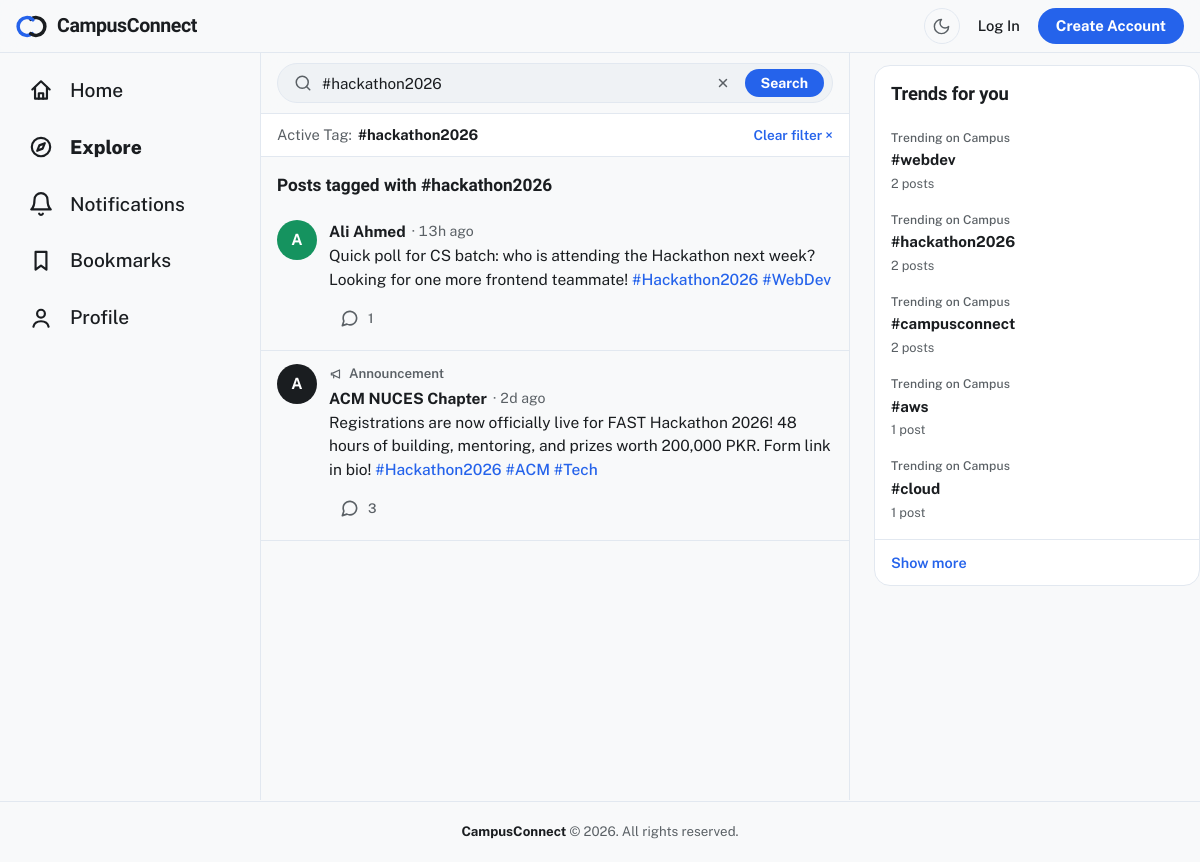
Screenshot of /explore.php?tag=hackathon2026 with the database file from the repository.
### tables this page shows
CREATE TABLE IF NOT EXISTS posts (
    id INT AUTO_INCREMENT PRIMARY KEY,
    user_id INT NOT NULL,
    content TEXT NOT NULL,
    is_announcement TINYINT(1) NOT NULL DEFAULT 0,
    created_at TIMESTAMP DEFAULT CURRENT_TIMESTAMP,
    updated_at TIMESTAMP DEFAULT CURRENT_TIMESTAMP ON UPDATE CURRENT_TIMESTAMP,
    deleted_at TIMESTAMP NULL DEFAULT NULL,
    CONSTRAINT fk_posts_user FOREIGN KEY (user_id) REFERENCES users(id) ON DELETE CASCADE,
    INDEX idx_posts_user_id (user_id),
    INDEX idx_posts_created_at (created_at DESC)
);

CREATE TABLE IF NOT EXISTS users (
    id INT AUTO_INCREMENT PRIMARY KEY,
    name VARCHAR(255) NOT NULL,
    email VARCHAR(255) UNIQUE NOT NULL,
    password_hash VARCHAR(255) NOT NULL,
    role ENUM('student', 'society_admin', 'system_admin') DEFAULT 'student',
    bio TEXT DEFAULT NULL,
    cover_style VARCHAR(20) NOT NULL DEFAULT 'signature',
    created_at TIMESTAMP DEFAULT CURRENT_TIMESTAMP
);

CREATE TABLE IF NOT EXISTS hashtags (
    id INT AUTO_INCREMENT PRIMARY KEY,
    tag VARCHAR(100) UNIQUE NOT NULL,
    created_at TIMESTAMP DEFAULT CURRENT_TIMESTAMP
);

### classes/DbSessionHandler.php (called while the page is built, shortened)
<?php
class DbSessionHandler implements SessionHandlerInterface, SessionUpdateTimestampHandlerInterface {
    private PDO $db;
    public function __construct(PDO $dbConnection) {
        $this->db = $dbConnection;
    }
    public function open(string $path, string $name): bool {
        return true;
    }
    public function read(string $id): string|false {
        $sql = "SELECT data FROM sessions WHERE id = :id LIMIT 1";
        $stmt = $this->db->prepare($sql);
        $stmt->bindParam(':id', $id, PDO::PARAM_STR);
        $stmt->execute();
        $row = $stmt->fetch(PDO::FETCH_ASSOC);
        return $row ? (string)$row['data'] : '';
    }
}

### classes/Auth.php (called while the page is built, shortened)
<?php
require_once __DIR__ . '/Authorization.php';
class Auth {
    private static function startSession() {
        if (session_status() === PHP_SESSION_NONE && !headers_sent()) {
            session_start();
        }
    }
    private static function enforceIdleTimeout(): void {
        $lastActivity = isset($_SESSION['last_activity']) ? (int)$_SESSION['last_activity'] : 0;
    }
    public static function isLoggedIn() {
        return isset($_SESSION['user_id']);
    }
    public static function user() {
        self::startSession();
        return null;
    }
}

### classes/Post.php (called while the page is built, shortened)
<?php
require_once __DIR__ . '/Hashtag.php';
class Post {
    public static function formatTimeAgo(string $datetime): string {
        $timestamp = strtotime($datetime);
        $diff = time() - $timestamp;
        if ($diff < 86400) {
            return floor($diff / 3600) . 'h ago';
        }
        if ($diff < 604800) {
            return floor($diff / 86400) . 'd ago';
        }
        return date('M j, Y', $timestamp);
    }
}

### classes/Authorization.php (called while the page is built, shortened)
<?php
class Authorization {
    public static function normalizeRole($role): string {
        $clean = is_string($role) ? strtolower(trim($role)) : '';
        return in_array($clean, self::ROLES, true) ? $clean : self::ROLE_STUDENT;
    }
    public static function isOfficialRole($role): bool {
        $role = self::normalizeRole($role);
        return $role === self::ROLE_SYSTEM_ADMIN || $role === self::ROLE_SOCIETY_ADMIN;
    }
}

### includes/social_widgets.php (the view, shortened to what this page needs)
<?php
require_once __DIR__ . '/../classes/Hashtag.php';
function renderLeftNav(string $active): void {
    $viewerId = isset($GLOBALS['currentUser']['id']) ? (int)$GLOBALS['currentUser']['id'] : 0;
    $unreadCount = 0;
    $svgAttrs = 'viewBox="0 0 24 24" fill="none" stroke="currentColor" stroke-width="1.8" stroke-linecap="round" stroke-linejoin="round" aria-hidden="true"';
    $links = [
        'home' => ['index.php', 'Home', '<svg ' . $svgAttrs . '><path d="M4 11.5 12 4l8 7.5"/><path d="M6.5 9.5V20h11V9.5"/><path d="M10 20v-5h4v5"/></svg>', 0],
        'explore' => ['explore.php', 'Explore', '<svg ' . $svgAttrs . '><circle cx="12" cy="12" r="8.5"/><path d="M15.5 8.5 13.5 13.5 8.5 15.5 10.5 10.5Z"/></svg>', 0],
        'notifications' => ['notifications.php', 'Notifications', '<svg ' . $svgAttrs . '><path d="M18 8A6 6 0 0 0 6 8c0 7-3 9-3 9h18s-3-2-3-9"/><path d="M13.73 21a2 2 0 0 1-3.46 0"/></svg>', $unreadCount],
        'bookmarks' => ['bookmarks.php', 'Bookmarks', '<svg ' . $svgAttrs . '><path d="M7 3.5h10V20l-5-3.8L7 20Z"/></svg>', 0],
        'profile' => [$viewerId ? 'profile.php?id=' . $viewerId : 'login.php', 'Profile', '<svg ' . $svgAttrs . '><circle cx="12" cy="8" r="3.6"/><path d="M5 20c.8-3.4 3.6-5 7-5s6.2 1.6 7 5"/></svg>', 0],
    ];
    echo '<nav class="col-nav" aria-label="Section">';
    foreach ($links as $key => [$href, $label, $icon, $badge]) {
        $isActive = $key === $active ? ' nav-col-active' : '';
        echo '<a href="' . htmlspecialchars($href) . '" class="nav-col-link' . $isActive . '"'
            . ' aria-label="' . htmlspecialchars($label) . '"'
            . ($key === $active ? ' aria-current="page"' : '') . '>'
            . $icon . '<span>' . htmlspecialchars($label) . '</span>';
        echo '</a>';
    }
    echo '</nav>';
}
function renderTrendingHashtagsWidget(PDO $db, int $limit = 5): void {
    require_once __DIR__ . '/../classes/Hashtag.php';
    $hashtagModel = new Hashtag($db);
    $trending = $hashtagModel->getTrending($limit);
    echo '<div class="widget">';
    echo '<h4 class="widget-title">Trends for you</h4>';
    if (empty($trending)) {
        echo '<p class="widget-empty">No trending topics yet.</p>';
    } else {
        foreach ($trending as $item) {
            echo '<div class="trending-row">';
            echo '<a href="explore.php?tag=' . urlencode($item['tag']) . '" class="trending-link">';
            echo '<span class="trending-sub">Trending on Campus</span>';
            echo '<span class="trending-tag">#' . htmlspecialchars($item['tag']) . '</span>';
            echo '<span class="trending-count">' . (int)$item['post_count'] . ' ' . pluralize((int)$item['post_count'], 'post') . '</span>';
            echo '</a>';
            echo '</div>';
        }
    }
    echo '<a href="explore.php" class="widget-more">Show more</a>';
    echo '</div>';
}
function renderPostCard(array $post, ?array $currentUser, array $bookmarkedIds = [], bool $removeCardOnUnsave = false): void {
    $postId = (int)$post['id'];
    $authorInitial = strtoupper(mb_substr(trim($post['author_name']), 0, 1, 'UTF-8'));
    $timeAgo = $post['time_ago'] ?? $post['created_at'];
    $replyCount = (int)($post['reply_count'] ?? 0);
    $isAnnouncement = !empty($post['is_announcement']);
    $replySvg = '<svg viewBox="0 0 24 24" fill="none" stroke="currentColor" stroke-width="1.8" stroke-linecap="round" stroke-linejoin="round" aria-hidden="true"><path d="M21 11.5a8.38 8.38 0 0 1-.9 3.8 8.5 8.5 0 0 1-7.6 4.7 8.38 8.38 0 0 1-3.8-.9L3 21l1.9-5.7a8.38 8.38 0 0 1-.9-3.8 8.5 8.5 0 0 1 4.7-7.6 8.38 8.38 0 0 1 3.8-.9h.5a8.48 8.48 0 0 1 8 8v.5Z"/></svg>';
    $megaSvg = '<svg viewBox="0 0 24 24" fill="none" stroke="currentColor" stroke-width="2" stroke-linecap="round" stroke-linejoin="round" aria-hidden="true"><path d="M4 10.5v3h2.5L18 19V5L6.5 10.5H4Z"/><path d="M8 14v4.5"/></svg>';
    $renderedBody = Hashtag::renderHashtagLinks(htmlspecialchars($post['content']));
    echo '<div class="post-card" data-post-card>';
    echo '<span class="avatar-md' . avatarToneClass((int)$post['user_id'], (string)($post['author_role'] ?? '')) . '">' . htmlspecialchars($authorInitial) . '</span>';
    echo '<div class="post-body">';
    if ($isAnnouncement) {
        echo '<div class="announce-line">' . $megaSvg . 'Announcement</div>';
    }
    echo '<div class="post-card-head">';
    echo '<a class="post-card-author" href="profile.php?id=' . (int)$post['user_id'] . '">'
        . htmlspecialchars($post['author_name']) . '</a>';
    echo '<span class="post-card-time">&middot; ' . htmlspecialchars($timeAgo) . '</span>';
    echo '</div>';
    echo '<p class="post-card-content">' . $renderedBody . '</p>';
    echo '<div class="post-card-actions">';
    echo '<a class="action-reply" href="post.php?id=' . $postId . '" aria-label="View post and replies"><span class="action-ic">'
        . $replySvg . '</span>' . $replyCount . '</a>';
    echo '</div>';
    echo '</div>';
    echo '</div>';
}

### explore.php (shortened to what this page needs)
<?php
require_once 'classes/Post.php';
require_once 'classes/Bookmark.php';
require_once 'classes/Hashtag.php';
require_once 'includes/social_widgets.php';
require_once 'includes/header.php';
$db = Database::getInstance()->getConnection();
$query = trim((string)($_GET['q'] ?? ''));
$tagFilter = trim((string)($_GET['tag'] ?? ''));
$viewerId = $currentUser ? (int)$currentUser['id'] : 0;
$userModel = new User($db);
$postModel = new Post($db);
$hashtagModel = new Hashtag($db);
$foundPosts = [];
$perPage = 20;
$page = max(1, (int)($_GET['page'] ?? 1));
$offset = ($page - 1) * $perPage;
if ($tagFilter !== '') {
    $foundPosts = $hashtagModel->getPostsByTag($tagFilter, $viewerId, $perPage + 1, $offset);
} elseif ($query !== '') {
    $foundUsers = $userModel->searchUsers($query, $viewerId, 20);
    $foundPosts = $postModel->searchPosts($query, $perPage + 1, $offset, $viewerId);
} else {
    $foundPosts = $postModel->getFeed($perPage + 1, $offset, $viewerId);
}
$bookmarkedIds = [];
?>
<div class="layout-3col">
    <?php renderLeftNav('explore'); ?>
    <div class="col-main">
        <div class="explore-header-wrap">
            <form method="GET" action="explore.php" class="explore-search-bar">
                <svg viewBox="0 0 24 24" fill="none" stroke="currentColor" stroke-width="2" stroke-linecap="round" stroke-linejoin="round" class="search-ic" aria-hidden="true">
                    <circle cx="11" cy="11" r="8"></circle>
                    <line x1="21" y1="21" x2="16.65" y2="16.65"></line>
                </svg>
                <input type="search" name="q" class="explore-search-input" placeholder="Search CampusConnect, #tags, or people…" value="<?= htmlspecialchars($query !== '' ? $query : ($tagFilter !== '' ? '#' . $tagFilter : '')) ?>" aria-label="Search people, posts, or #tags" autocomplete="off">
                <?php if ($query !== '' || $tagFilter !== ''): ?>
                    <a href="explore.php" class="explore-search-clear" title="Clear search" aria-label="Clear search">
                        <svg viewBox="0 0 24 24" fill="none" stroke="currentColor" stroke-width="2.5" stroke-linecap="round" stroke-linejoin="round" width="14" height="14">
                            <line x1="18" y1="6" x2="6" y2="18"></line>
                            <line x1="6" y1="6" x2="18" y2="18"></line>
                        </svg>
                    </a>
                <?php endif; ?>
                <button type="submit" class="explore-search-btn">Search</button>
            </form>
        </div>
        <?php if ($tagFilter !== ''): ?>
            <div class="explore-filter-banner">
                <div class="explore-filter-badge">
                    <span>Active Tag:</span>
                    <strong>#<?= htmlspecialchars($tagFilter) ?></strong>
                </div>
                <a href="explore.php" class="explore-filter-clear">Clear filter &times;</a>
            </div>
            <h4 class="section-title">
                Posts tagged with #<?= htmlspecialchars($tagFilter) ?>
            </h4>
        <?php else: ?>
            <h4 class="section-title">Latest posts</h4>
        <?php endif; ?>
        <?php if (empty($foundPosts)): ?>
            <p class="result-note">No posts found.</p>
        <?php else: ?>
            <?php foreach ($foundPosts as $foundPost): ?>
                <?php renderPostCard($foundPost, $currentUser, $bookmarkedIds); ?>
            <?php endforeach; ?>
        <?php endif; ?>
    </div>
    <div class="col-side">
        <?php renderTrendingHashtagsWidget($db); ?>
    </div>
</div>
<?php require_once 'includes/footer.php'; ?>

### classes/Hashtag.php (shortened to what this page needs)
<?php
require_once __DIR__ . '/Post.php';
class Hashtag {
    private PDO $db;
    public function __construct(PDO $dbConnection) {
        $this->db = $dbConnection;
    }
    public static function renderHashtagLinks(string $escapedHtml): string {
        return preg_replace_callback(
            '/(?<!&)#([a-zA-Z0-9_]{1,50})\b/u',
            function ($matches) {
                $rawTag = $matches[1];
                $lowerTag = mb_strtolower($rawTag, 'UTF-8');
                return '<a href="explore.php?tag=' . urlencode($lowerTag) . '" class="hashtag-link">#' . $rawTag . '</a>';
            },
            $escapedHtml
        );
    }
    public function getTrending(int $limit = 5): array {
        $sql = "SELECT h.id, h.tag, COUNT(ph.post_id) AS post_count
                FROM hashtags h
                JOIN post_hashtags ph ON h.id = ph.hashtag_id
                JOIN posts p ON ph.post_id = p.id
                WHERE p.deleted_at IS NULL
                GROUP BY h.id, h.tag
                HAVING post_count > 0
                ORDER BY post_count DESC, h.id DESC
                LIMIT :limit";
        $stmt = $this->db->prepare($sql);
        $stmt->bindValue(':limit', $limit, PDO::PARAM_INT);
        $stmt->execute();
        return $stmt->fetchAll(PDO::FETCH_ASSOC);
    }
    public function getPostsByTag(string $tag, int $viewerId = 0, int $limit = 50, int $offset = 0): array {
        $cleanTag = mb_strtolower(trim($tag), 'UTF-8');
        $viewerSubquery = $viewerId > 0
            ? ", (SELECT COUNT(*) FROM likes l WHERE l.post_id = p.id AND l.user_id = :viewer_id) AS is_liked,
               (SELECT COUNT(*) FROM bookmarks b WHERE b.post_id = p.id AND b.user_id = :viewer_id2) AS is_bookmarked"
            : ", 0 AS is_liked, 0 AS is_bookmarked";
        $sql = "SELECT p.id, p.user_id, p.content, p.is_announcement, p.created_at, p.updated_at,
                       u.name AS author_name, u.role AS author_role,
                       (SELECT COUNT(*) FROM replies r WHERE r.post_id = p.id AND r.deleted_at IS NULL) AS reply_count,
                       (SELECT COUNT(*) FROM likes l2 WHERE l2.post_id = p.id) AS like_count
                       {$viewerSubquery}
                FROM posts p
                JOIN post_hashtags ph ON p.id = ph.post_id
                JOIN hashtags h ON ph.hashtag_id = h.id
                JOIN users u ON p.user_id = u.id
                WHERE h.tag = :tag AND p.deleted_at IS NULL
                ORDER BY p.created_at DESC, p.id DESC
                LIMIT :limit OFFSET :offset";
        $stmt = $this->db->prepare($sql);
        $stmt->bindParam(':tag', $cleanTag, PDO::PARAM_STR);
        $stmt->bindValue(':limit', $limit, PDO::PARAM_INT);
        $stmt->bindValue(':offset', $offset, PDO::PARAM_INT);
        $stmt->execute();
        $rows = $stmt->fetchAll(PDO::FETCH_ASSOC);
        return $rows;
    }
}

### rows the page displays
posts: user.name "A", user.name "Ali Ahmed", timeAgo "13h ago", content "Quick poll for CS batch: who is attending the Hackathon next week? Looking for one more frontend teammate!", rawTag "Hackathon2026 WebDev", replyCount "1"
posts: user.name "A", user.name "ACM NUCES Chapter", timeAgo "2d ago", content "Registrations are now officially live for FAST Hackathon 2026! 48 hours of building, mentoring, and prizes worth 200,000 PKR. Form link in bio!", rawTag "Hackathon2026 ACM Tech", replyCount "3"
hashtags: tag "webdev", post_count "2", post_count "posts"
hashtags: tag "hackathon2026", post_count "2", post_count "posts"
hashtags: tag "campusconnect", post_count "2", post_count "posts"
hashtags: tag "aws", post_count "1", post_count "post"
hashtags: tag "cloud", post_count "1", post_count "post"

### other values shown
$label "Home"
$label "Explore"
$label "Notifications"
$label "Bookmarks"
$label "Profile"
$tagFilter "hackathon2026"
